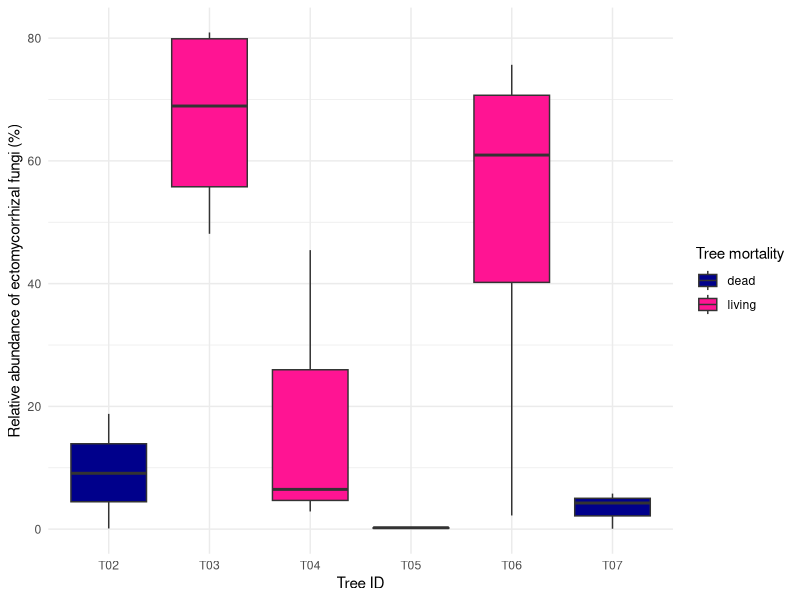
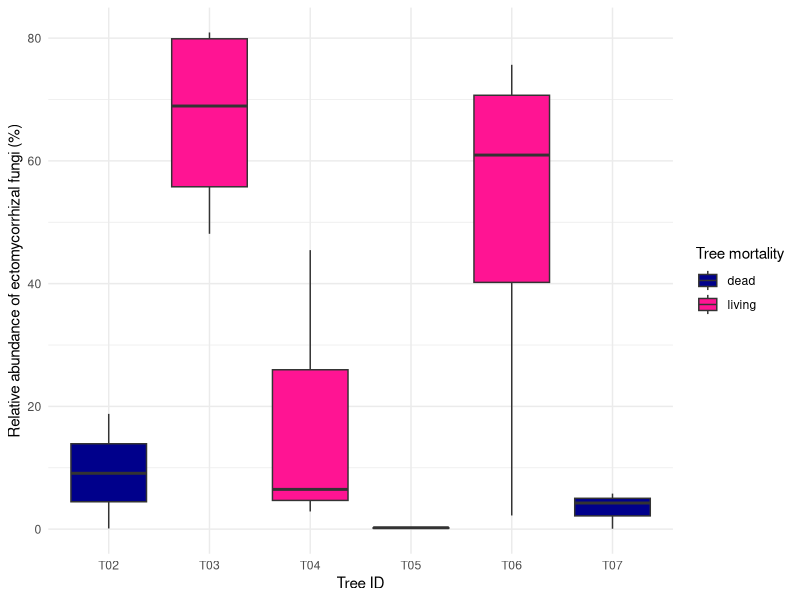
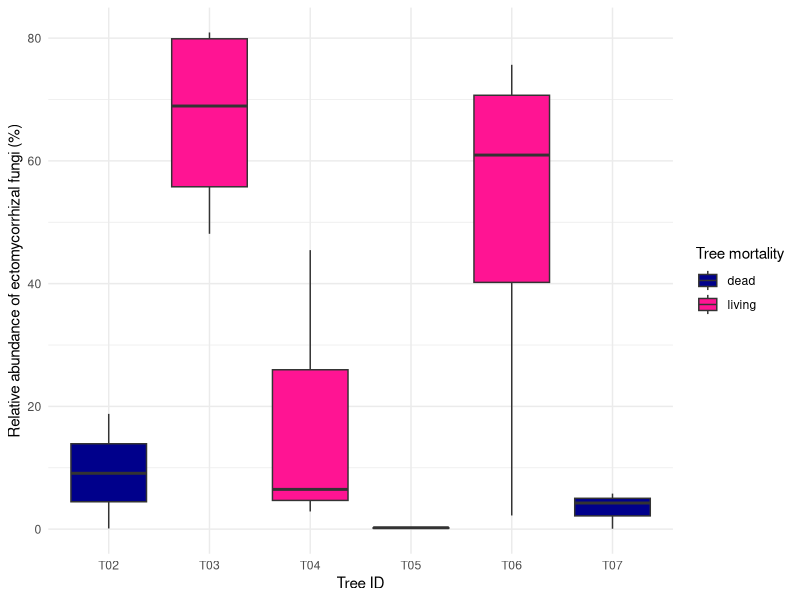
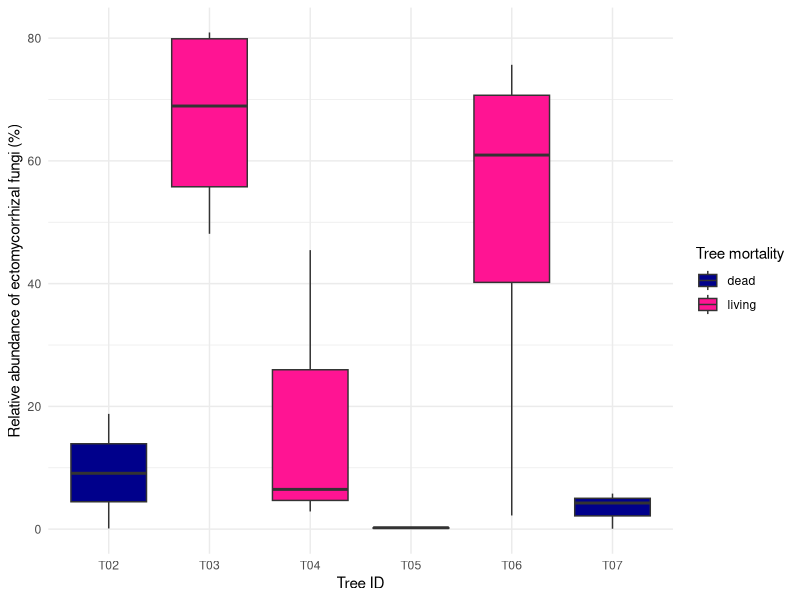
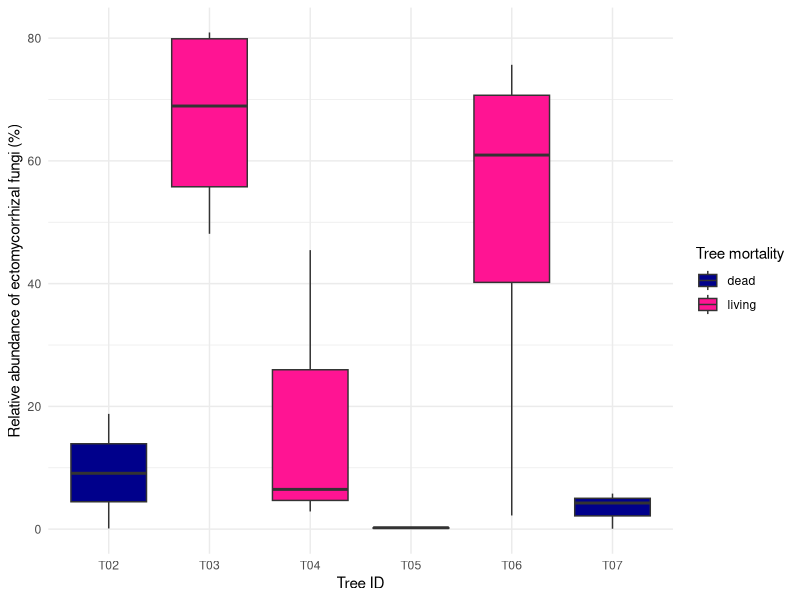

The R source for these figures, in order: (Note: this script raises an error after producing the figures.)
## ---- chunk 1
knitr::opts_chunk$set(echo = TRUE)
## ---- chunk 2
library(ggplot2)
library(dplyr)
library(tidyr)
## ---- chunk 3
# nucleic acid-based relative abundance data load-in

#   relative abundance data:
Primary_lifestyle_by_sample <- read.csv("../../Analysis/Microbial Communities/Assign_traits_ITS/Results/ITS_Functions_By_Sample/Primary_lifestyle_by_sample_mip.csv")

#  ^ that file only identifies samples by their primer pairs and doesn't have the metadata we need (tree health, depth, tree ID). loading in phyloseq metadata for tree health and depth

#   phyloseq metadata:
phyloseq_metadata_ITS <- read.csv("../../TidyData/Metadata/Results/phyloseq_metadata_ITS_mip.csv")


# add DO_ID, tree health, depth, and nucleic acid to Primary lifestyle by sample
#   just taking the info we need from phyloseq_metadata_ITS
phyloseq_metadata_ITS = select(phyloseq_metadata_ITS, c(phyloseq_name, DO_ID, core_bottom_depth_cm, Tree_Health, nucleic_acid))
#   renaming the column which contains the primer pair ID in Primary_lifestyle_by_sample to match the same in phyloseq_metadata_ITS ("phyloseq_name")
Primary_lifestyle_by_sample = dplyr::rename(Primary_lifestyle_by_sample, phyloseq_name = Primary_lifestyle)

#   join by phyloseq_name
lifestyle_with_IDs = full_join(phyloseq_metadata_ITS, Primary_lifestyle_by_sample, by = "phyloseq_name")

#REMOVE DNA
lifestyle_with_IDs = filter(lifestyle_with_IDs, nucleic_acid == "RNA")

# remove controls
lifestyle_with_IDs = filter(lifestyle_with_IDs, (is.na(core_bottom_depth_cm) == FALSE))

# break up the DO_ID so we have access to Tree as a variable
lifestyle_with_IDs <- lifestyle_with_IDs %>%
  separate(DO_ID, into = c("DO", "Tree", "depth"), sep = "_")
## ---- chunk 4
text_size = 7

supFig7 = ggplot(lifestyle_with_IDs, aes(x = Tree, y = 100*ectomycorrhizal, fill = Tree_Health)) +
  geom_boxplot() +
  labs(x = "Tree ID", y = "Relative abundance of ectomycorrhizal fungi (%)") +
  theme_minimal() + 
  scale_fill_manual(name = "Tree mortality", values = c("darkblue", "deeppink")) # colorblind-friendly colors +
  theme(text = element_text(size = text_size))
supFig7
## ---- chunk 5
# set dimensions
ppi = 300

w_mm = 140
hw_ratio = 8/11 # arbitrary

h_mm = w_mm*hw_ratio
w_i = w_mm/25.4
h_i = h_mm/25.4
## ---- chunk 6
# create the figure file in this results folder

jpeg("Results/sup_fig_7_ecm_relabund_by_tree.jpg", width = w_i * ppi, height = h_i * ppi, res = ppi)

supFig7
dev.off()
## ---- chunk 7
# create the figure file in this reports folder

jpeg("../../Reports/Supplementary Material/Figures/sup_fig_7_ecm_relabund_by_tree.jpg", width = w_i * ppi, height = h_i * ppi, res = ppi)

supFig7
dev.off()
## ---- chunk 8
# save as pdf

  ggsave(plot = supFig7, filename = ("Results/sup_fig_7_ecm_relabund_by_tree.pdf"), device = "pdf", height = h_i, width = w_i, units = "in")

  ggsave(plot = supFig7, filename = ("../../Reports/Supplementary Material/Figures/sup_fig_7_ecm_relabund_by_tree.pdf"), device = "pdf", height = h_i, width = w_i, units = "in")

## ---- chunk 9
supFig7_margins = ggdraw() + draw_plot(supFig7, 
                                       x = 0.05, # position figure to the right
                                       y = 0.05, # positition figure near the bottom
                                       width = 0.9,
                                       height = 0.9)
supFig7_margins
## ---- chunk 10
caption = ggdraw() +
  draw_label("Supplementary Figure 7. Box and whisker plot showing the relative abundance of ectomycorrhizal fungi throughout the soil column underneath each tree. Relative
abundance was calculated as proportion of the fungal community (as measured by 16S rRNA metabarcoding) assigned to the ectomycorrhizal primary lifestyle * 100.
Box boundaries are the first and third quartiles, and whiskers extend to extreme values within 1.5 x the interquartile range. Horizontal lines represent the median
value. Data from soils collected under dead trees are represented in red, while data from soils collected under living trees are represented in blue. Sample size is
variable between boxes due to complications with RNA extraction and amplification for metabarcoding. From left to right, n = 4, 5, 3, 4, 4, 3.", size = 10, hjust = 0.5, vjust = 0.5)

supFig7_caption = plot_grid(caption, supFig7_margins,
                            ncol = 1,
                            rel_heights = c(0.2, 1),
                            rel_widths = c(1, 1))

supFig7_caption
## ---- chunk 11
  ggsave(plot = supFig7_caption, filename = ("Results/sup_fig_7_ecm_relabund_by_tree_formatted.pdf"), device = "pdf", height = 8, width = 11, units = "in")
  ggsave(plot = supFig7_caption, filename = ("../../Reports/Supplementary Material/Figures/sup_fig_7_ecm_relabund_by_tree_formatted.pdf"), device = "pdf", height = 8, width = 11, units = "in")
## ---- chunk 12
t3 = filter(lifestyle_with_IDs, lifestyle_with_IDs$Tree == "T03")
t4 = filter(lifestyle_with_IDs, lifestyle_with_IDs$Tree == "T04")
t6 = filter(lifestyle_with_IDs, lifestyle_with_IDs$Tree == "T06")

t3 = filter(t3, !(is.na(t3$ectomycorrhizal)))
t4 = filter(t4, !(is.na(t4$ectomycorrhizal)))


t3avg = mean(t3$ectomycorrhizal)
t4avg = mean(t4$ectomycorrhizal)
t6avg = mean(t6$ectomycorrhizal)

t3avg
t4avg
t6avg
## ---- chunk 13
# make another version of supplementary figure 7 with additional features: paneling by tree health, shaped points representing different depths 
#I didn't end up using this 

discrete.depth = mutate(lifestyle_with_IDs, core_bottom_depth_cm = as.character(core_bottom_depth_cm))
discrete.depth$core_bottom_depth_cm <- factor(discrete.depth$core_bottom_depth_cm, levels=c("7.5", "15", "22.5", "30", "37.5", "45"))

# broken at the moment
supFig7 = ggplot(discrete.depth, aes(x = Tree, y = 100*ectomycorrhizal, fill = Tree_Health)) +
  geom_boxplot() +
  facet_wrap(~Tree_Health) + 
  labs(x = "tree ID", y = "% EcMF of soil fungal community") + 
  geom_point(data = discrete.depth, aes(x = Tree, y = 100*ectomycorrhizal, shape = core_bottom_depth_cm), show.legend = TRUE) +
  geom_jitter(width = 0.2, height = 0.2) +
  theme_minimal()

supFig7
## ---- chunk 14
# another version of sup fig 7 that just has the data from below 20cm
just_deep = filter(lifestyle_with_IDs, lifestyle_with_IDs$core_bottom_depth >20 )
ggplot(just_deep, aes(x = Tree, y = 100*ectomycorrhizal, fill = Tree_Health)) +
  geom_boxplot() + geom_point() +
  facet_wrap(~Tree_Health) + # Group the boxes by treatment B
  labs(x = "tree ID", y = "% EcMF of soil fungal community") +
  theme_minimal()
## ---- chunk 15
# just the biomass of ecm assoicated bacteria
metadata_with_ECMasssociated <- read.csv("../../Analysis/Microbial Communities/Fungal-Bacterial Interactions/DeSeq2 Indicator Species Analysis/Results/metadata_with_ECMasssociated3trees_mip.csv")
ggplot(metadata_with_ECMasssociated, aes(x = Tree, y = ECM_associated_16S_ng_g, fill = Tree_Health)) +
  geom_boxplot() +
  facet_wrap(~Tree_Health) + # Group the boxes by treatment B
  labs(x = "Tree ID", y = "mass of bacteria which were ecm associated ng/gsoil") +
  theme_minimal()
## ---- chunk 16
# biomass of ecm assoicated bacteria and ecm together

ggplot(metadata_with_ECMasssociated, aes(x = Tree, y = ECM_associated_biomass, fill = Tree_Health)) +
  geom_boxplot() +
  facet_wrap(~Tree_Health) + # Group the boxes by tree health
  labs(x = "tree", y = "ecm biomass + ecm-associated bacterial biomass ng/g soil") +
  theme_minimal()

t3 = filter(metadata_with_ECMasssociated, metadata_with_ECMasssociated$Tree == "T03")
t4 = filter(metadata_with_ECMasssociated, metadata_with_ECMasssociated$Tree == "T04")
t6 = filter(metadata_with_ECMasssociated, metadata_with_ECMasssociated$Tree == "T06")

t3 = filter(t3, !(is.na(t3$ectomycorrhizal)))
t4 = filter(t4, !(is.na(t4$ectomycorrhizal)))


t3avg = mean(t3$ectomycorrhizal)
t4avg = mean(t4$ectomycorrhizal)
t6avg = mean(t6$ectomycorrhizal)
## ---- chunk 17
ggplot(metadata_with_ECMasssociated, aes(x = Tree, y = C_per_N_Ratio, fill = Tree_Health)) +
  geom_boxplot() +
  facet_wrap(~Tree_Health) + # Group the boxes by treatment B
  labs(x = "tree", y = "C:N") +
  theme_minimal()
